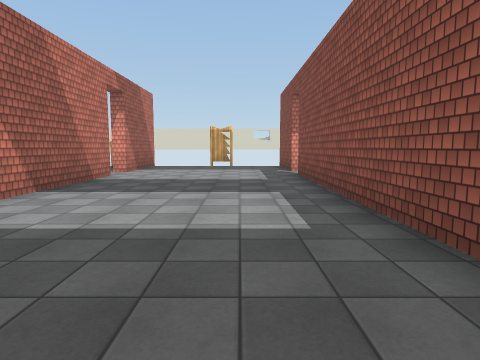
View 1 (above)

24 first-person views from a walk through a 3-D level made in the Unity game engine. The camera is 1.5 m above the floor, tilts 6° down and sees 75° across. The floor is counted in squares, 2 m on a side. Each view is taken from the middle of a square. On the plan, view 1 faces up. The plan holds only what a view shows up to about 10 squares ahead; the rest is blank. The place goes on beyond the plan. The player character is not drawn. Door leaves are left out, so doorways stand open. Some surface patterns are stand-ins.

View 2
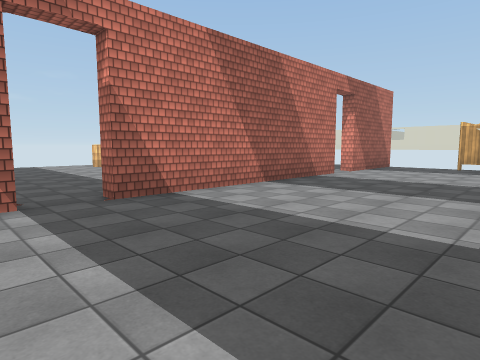

View 3
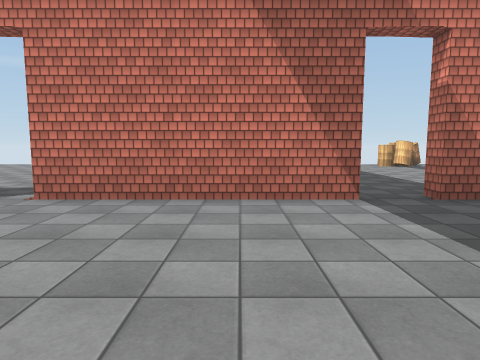

View 4
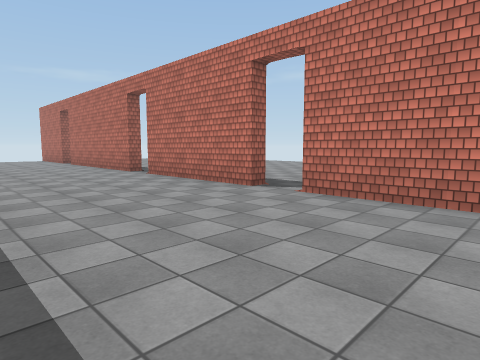

View 5
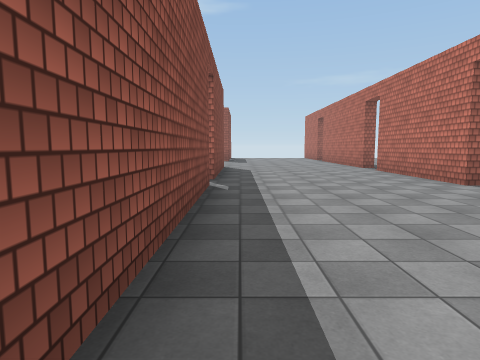

View 6
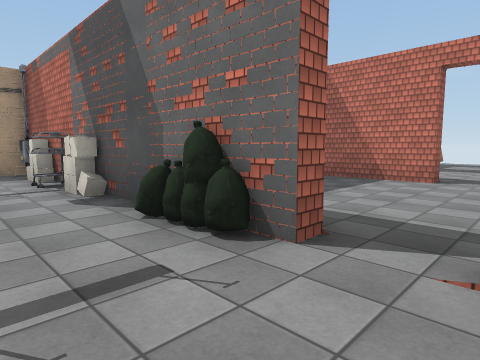

View 7
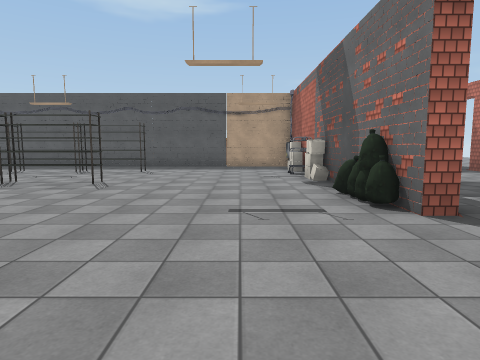

View 8
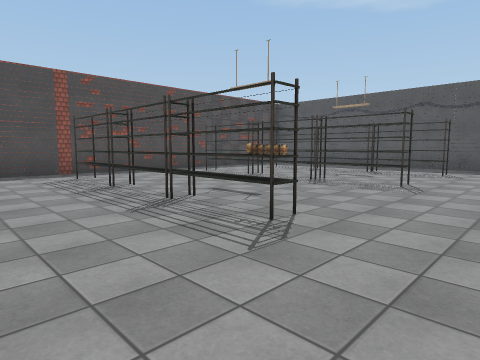

View 9
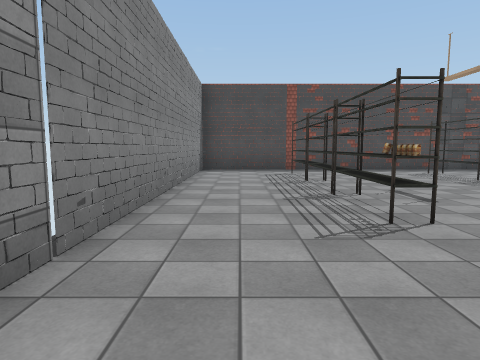

View 10
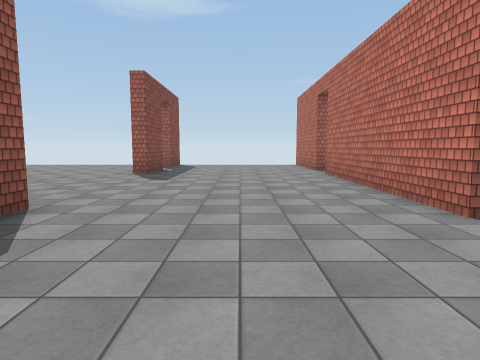

View 11
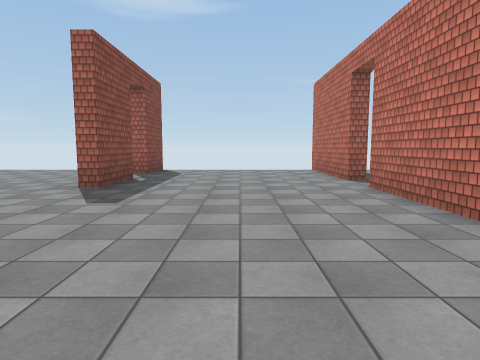

View 12
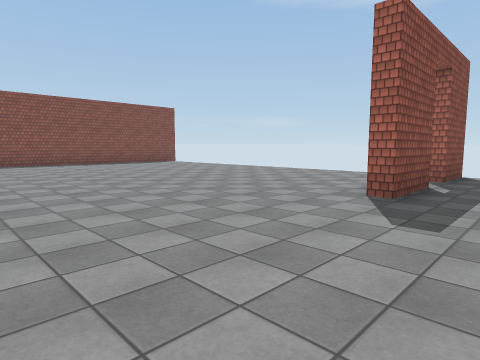

View 13
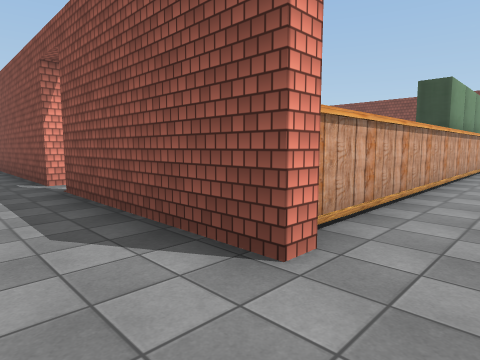

View 14
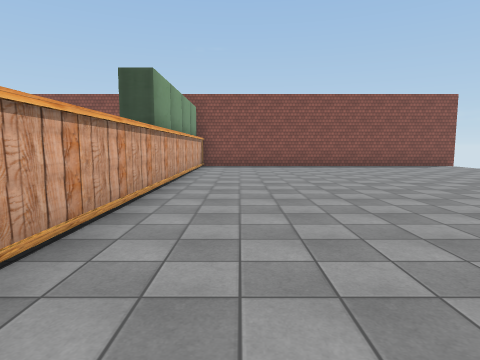

View 15
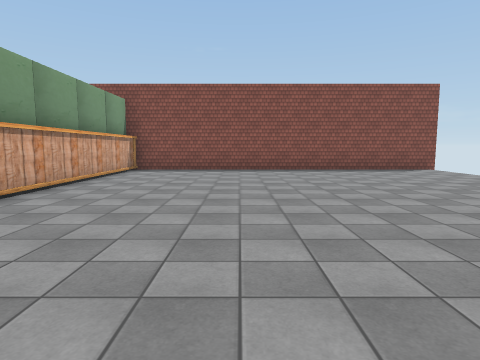

View 16
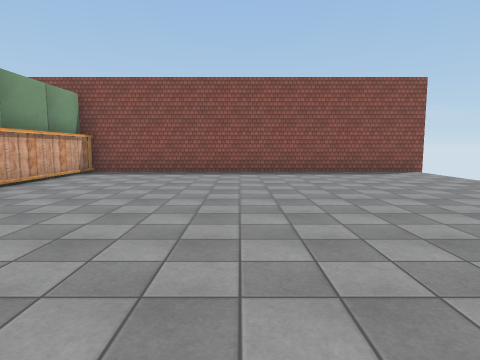

View 17
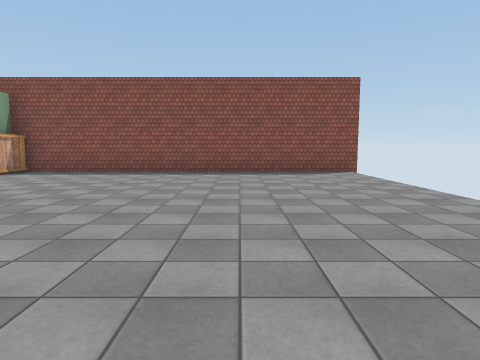

View 18
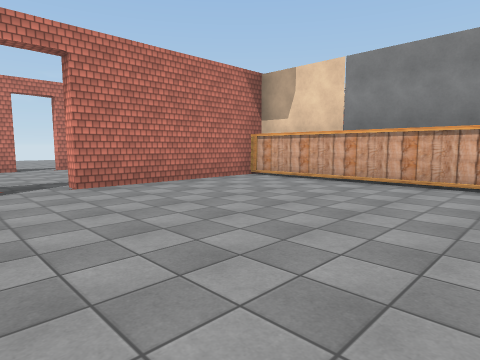

View 19
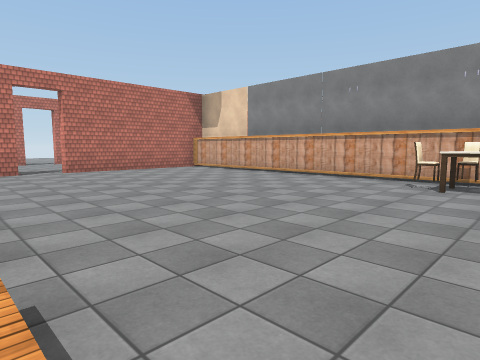

View 20
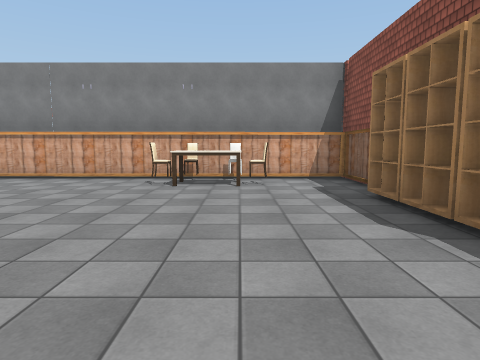

View 21
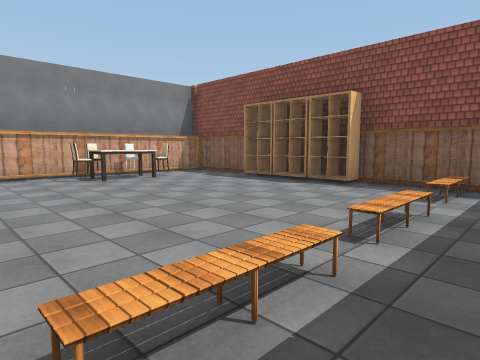

View 22
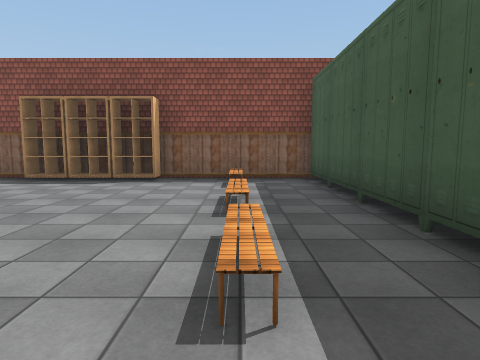

View 23
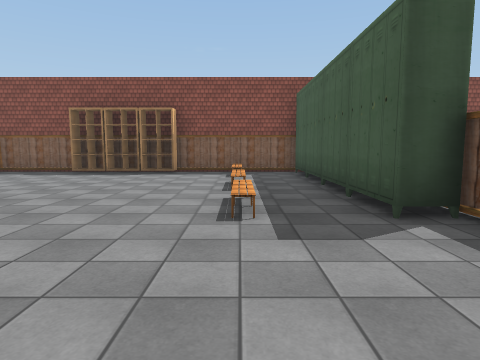

View 24
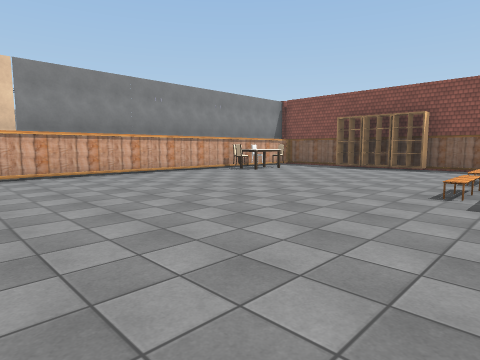

### Floor plan
Points are (right, up) in squares from view 1. A wall is a line through its corners. A room is listed if a view was taken in it or the views show most of it. See-through windows are left out.
Room 1 (views 1, 2, 3, 4, 5, 6, 7, 8, 9)
walls: (2, 6.6) (2, 5.5); (1.6, 5.4) (1.6, 6.5); (6.5, -0.1) (7.1, -0.1); (2, -0.1) (2.7, -0.1); (-3.4, 8.3) (-3.4, 1.9); (-3.4, 0.8) (-3.4, -4); (14.5, 7.2) (14.5, 10.8); (-3.4, 10.1) (-3.4, 9.4); (1.6, -5.2) (1.6, 0.4); (14, 12.2) (5.5, 12.2); (-3.4, -5.1) (-3.4, -6.6)
ways out: opening at (-1.5, -5.8) to room 2; open door at (1.6, -5) to room 2; open door at (-3.5, -4.5); open door at (-3.5, 9); open door at (-3.3, 1.3); open door at (1.5, 9)
objects: ladder (-1, 12); other object (2, 1); other object (2, 2); other object (2, 3); other object (2, 4); other object (2, 5); other object (2, 7); other object (2, 8); shelf (7, 2) to (8, 2); shelf (7, 5) to (8, 5); other object (7, 9); shelf (8, 9); shelf (9, 2) to (10, 2); shelf (9, 5) to (10, 5); shelf (9, 9) to (10, 9); other object (11, 2) to (13, 2); shelf (11, 5) to (13, 5); shelf (11, 9) to (13, 9)
Room 2 (views 10, 11, 12, 13, 14, 15, 16, 17, 18, 19, 20, 21, 22, 23, 24)
walls: (8, -10.4) (8.5, -10.4); (2.1, -10.8) (1.6, -10.8) (1.6, -6.2); (10.5, -10.5) (2.4, -10.5); (2, -6.2) (2, -6.7); (1.6, -17.6) (1.6, -15.8) (2.1, -15.8); (14.5, -10.5) (12.4, -10.5); (-3.4, -10.4) (-3.4, -15.9); (-3.4, -6.6) (-3.4, -9.1); (1.6, -20.6) (1.6, -18.7); (-3.4, -17) (-3.4, -20.1); (14.5, -20.6) (14.5, -0.5) (2, -0.5) (2, -5.2)
ways out: opening at (-1.5, -5.8) to room 1; open door at (1.6, -5) to room 1; open door at (-3.5, -16.5); open door at (-3.3, -9.7); open door at (2, -18)
objects: locker (9, -10); locker (11, -10); chair (11, -2); chair (11, -1); locker (12, -10); chair (12, -2); chair (12, -1); locker (14, -10); rack (14, -6) to (14, -5); rack (14, -4)

Positions as (right, up) in squares from view 1, and headings:
1: (0, 0), facing up
2: (1, 0), facing up-left
3: (1, -1), facing left
4: (1, -1), facing down-left
5: (1, 1), facing down
6: (4, 10), facing down-left
7: (4, 12), facing down
8: (5, 12), facing down-right
9: (4, 11), facing right
10: (-1, -7), facing down
11: (-1, -10), facing down
12: (0, -11), facing down-right
13: (0, -12), facing up-right
14: (2, -12), facing right
15: (4, -14), facing right
16: (5, -15), facing right
17: (5, -17), facing right
18: (8, -7), facing up-left
19: (12, -8), facing up-left
20: (12, -8), facing up
21: (8, -9), facing up-right
22: (7, -8), facing right
23: (5, -8), facing right
24: (3, -9), facing up-right
